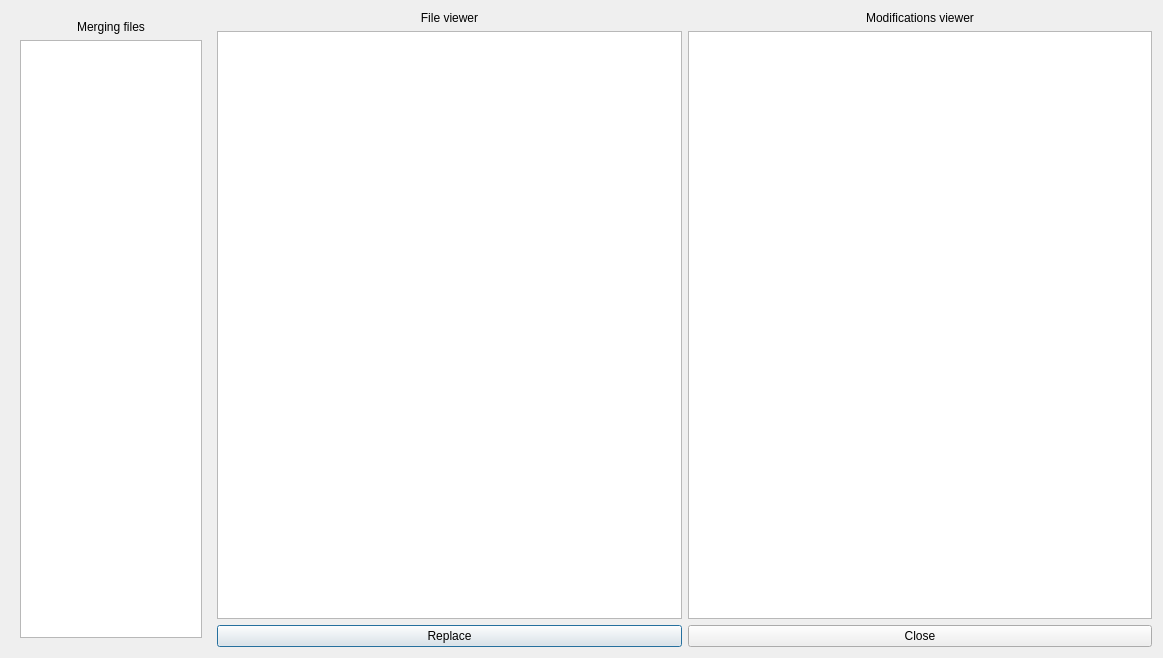
<?xml version="1.0" encoding="UTF-8"?>
<ui version="4.0">
 <class>MergeDialog</class>
 <widget class="QDialog" name="MergeDialog">
  <property name="geometry">
   <rect>
    <x>0</x>
    <y>0</y>
    <width>1163</width>
    <height>658</height>
   </rect>
  </property>
  <property name="windowTitle">
   <string>Pull Request Merge</string>
  </property>
  <property name="modal">
   <bool>true</bool>
  </property>
  <layout class="QHBoxLayout" name="horizontalLayout_2">
   <item>
    <widget class="QWidget" name="mergingFileWidget" native="true">
     <property name="maximumSize">
      <size>
       <width>200</width>
       <height>16777215</height>
      </size>
     </property>
     <layout class="QVBoxLayout" name="verticalLayout">
      <item>
       <widget class="QLabel" name="filesLabel">
        <property name="text">
         <string>Merging files</string>
        </property>
        <property name="alignment">
         <set>Qt::AlignCenter</set>
        </property>
       </widget>
      </item>
      <item>
       <widget class="QListWidget" name="filesList"/>
      </item>
     </layout>
    </widget>
   </item>
   <item>
    <layout class="QVBoxLayout" name="verticalLayout_4">
     <item>
      <layout class="QHBoxLayout" name="horizontalLayout_3">
       <item>
        <layout class="QVBoxLayout" name="verticalLayout_3">
         <item>
          <widget class="QLabel" name="fileLabel">
           <property name="text">
            <string>File viewer</string>
           </property>
           <property name="alignment">
            <set>Qt::AlignCenter</set>
           </property>
          </widget>
         </item>
         <item>
          <widget class="QListWidget" name="fileView"/>
         </item>
        </layout>
       </item>
       <item>
        <layout class="QVBoxLayout" name="verticalLayout_2">
         <item>
          <widget class="QLabel" name="modificationLabel">
           <property name="text">
            <string>Modifications viewer</string>
           </property>
           <property name="alignment">
            <set>Qt::AlignCenter</set>
           </property>
          </widget>
         </item>
         <item>
          <widget class="QListWidget" name="compareList"/>
         </item>
        </layout>
       </item>
      </layout>
     </item>
     <item>
      <layout class="QHBoxLayout" name="horizontalLayout">
       <item>
        <widget class="QPushButton" name="replaceButton">
         <property name="text">
          <string>Replace</string>
         </property>
        </widget>
       </item>
       <item>
        <widget class="QPushButton" name="closeButton">
         <property name="text">
          <string>Close</string>
         </property>
        </widget>
       </item>
      </layout>
     </item>
    </layout>
   </item>
  </layout>
 </widget>
 <resources/>
 <connections>
  <connection>
   <sender>replaceButton</sender>
   <signal>clicked()</signal>
   <receiver>MergeDialog</receiver>
   <slot>accept()</slot>
   <hints>
    <hint type="sourcelabel">
     <x>111</x>
     <y>367</y>
    </hint>
    <hint type="destinationlabel">
     <x>212</x>
     <y>196</y>
    </hint>
   </hints>
  </connection>
  <connection>
   <sender>closeButton</sender>
   <signal>clicked()</signal>
   <receiver>MergeDialog</receiver>
   <slot>reject()</slot>
   <hints>
    <hint type="sourcelabel">
     <x>314</x>
     <y>367</y>
    </hint>
    <hint type="destinationlabel">
     <x>212</x>
     <y>196</y>
    </hint>
   </hints>
  </connection>
 </connections>
</ui>
